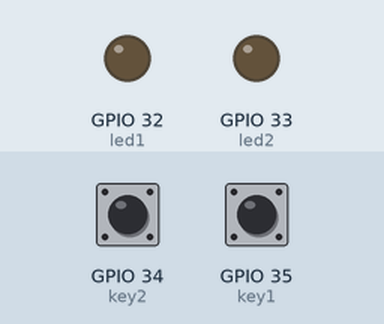
Simulated run of this sketch. Board: ESP32. On the bench: output pins drawn as LEDs (lit = HIGH). The inputs (shaded band) are chosen by the test bench; at power-on: GPIO 34 (key2) LOW, GPIO 35 (key1) HIGH.

Above: at 1.2 s.
1.3 s: GPIO 34 (key2) pulled HIGH for 0.15 s
At 1.37 s:
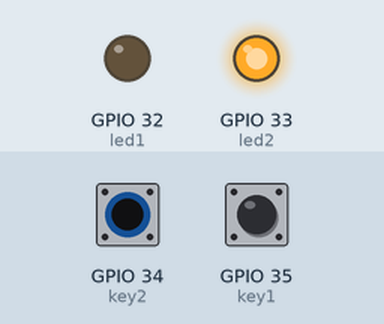
2.9 s: GPIO 35 (key1) pulled LOW for 0.15 s
At 2.97 s:
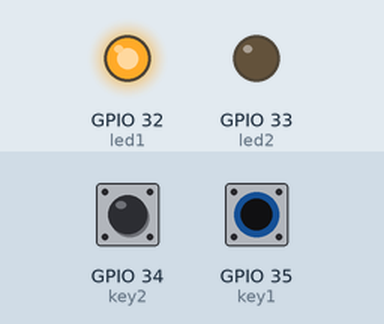
4.5 s: GPIO 35 (key1) pulled LOW for 3.2 s
At 8.7 s:
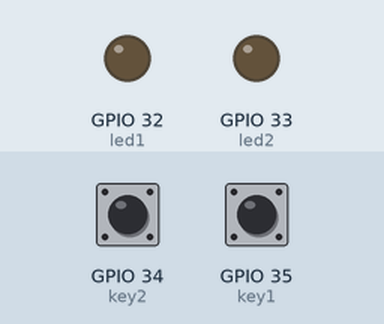
9.2 s: GPIO 34 (key2) pulled HIGH for 3.2 s
At 9.9 s:
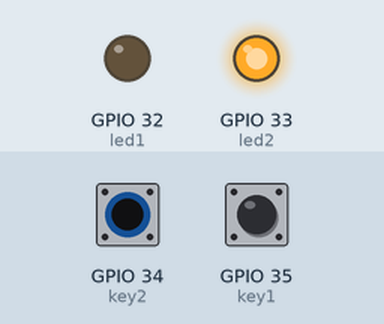
13.9 s: GPIO 34 (key2) driven HIGH and GPIO 35 (key1) driven LOW
At 14.6 s:
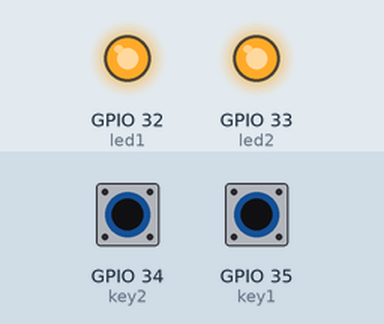
Timing chart, 0 to 16.4 s (numbered marks = the images above; inputs shaded):
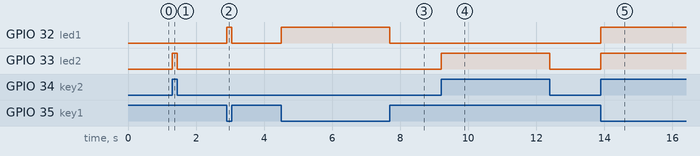

Measured:
- after the input at 1.3 s, GPIO 33 (led2): LOW → HIGH at once, → LOW 0.15 s later
- after the input at 2.9 s, GPIO 32 (led1): LOW → HIGH at once, → LOW 0.15 s later
- after the input at 4.5 s, GPIO 32 (led1): LOW → HIGH at once, → LOW 3.2 s later
- after the input at 9.2 s, GPIO 33 (led2): LOW → HIGH at once, → LOW 3.2 s later
- after the input at 13.9 s, GPIO 32 (led1), GPIO 33 (led2): LOW → HIGH at once

The sketch:

leds_and_buttons.ino
```cpp
const int led1 = 32;  // Green LED
const int led2 = 33;  // Red LED
const int key1 = 35;
const int key2 = 34;

void setup() {
  pinMode(led1, OUTPUT);
  pinMode(led2, OUTPUT);
  pinMode(key1, INPUT);
  pinMode(key2, INPUT);
}

void loop() {
  if (digitalRead(key1) == LOW) {
    digitalWrite(led1, HIGH);
  } else {
    digitalWrite(led1, LOW);
  }
  if (digitalRead(key2) == HIGH) {
    digitalWrite(led2, HIGH);
  } else {
    digitalWrite(led2, LOW);
  }
}
```
